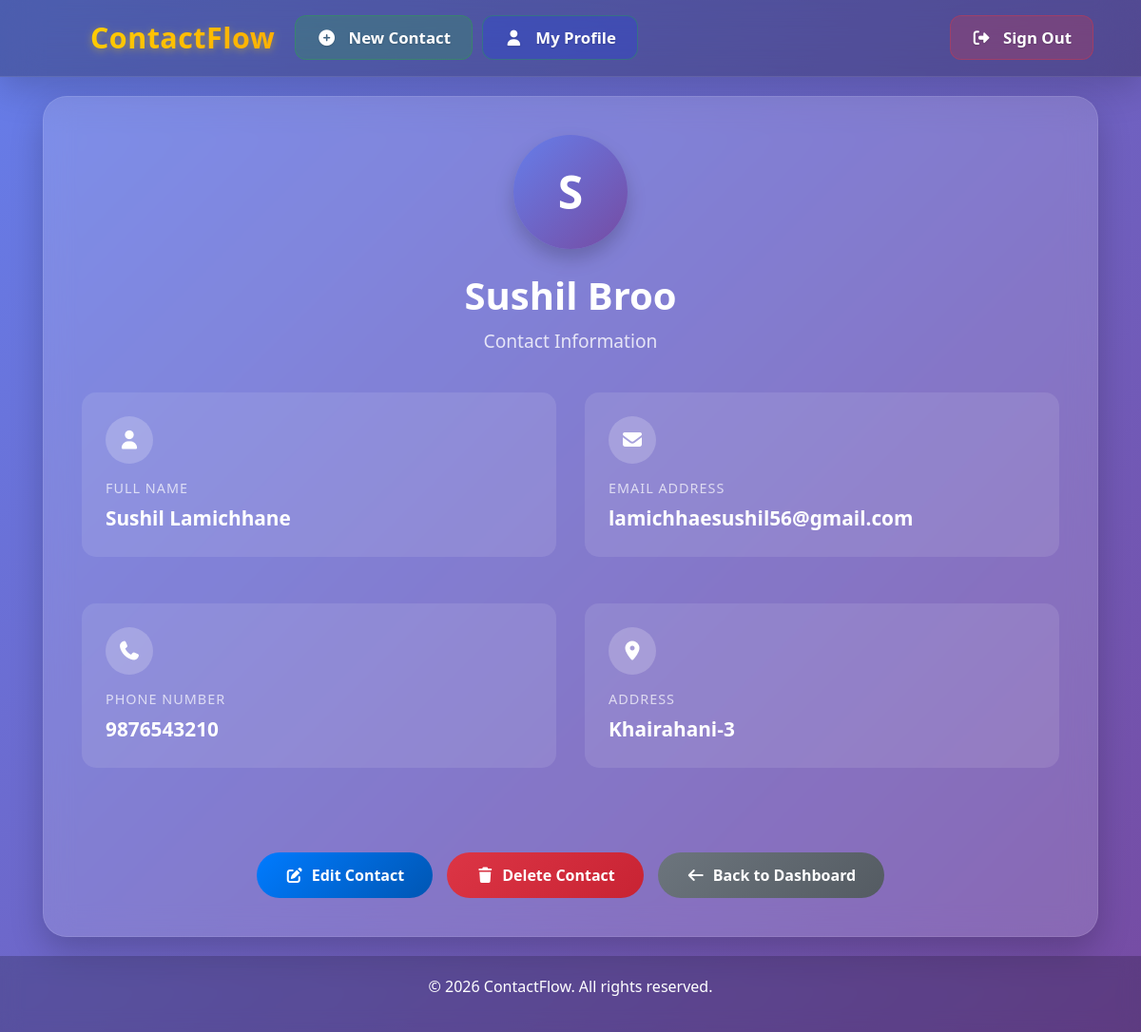
Page /personal_info.php?id=1 on the committed database.
### tables this page shows
CREATE TABLE `contacts` (
  `id` int(11) NOT NULL,
  `full_name` varchar(255) NOT NULL,
  `email` varchar(255) NOT NULL,
  `address` varchar(255) NOT NULL,
  `nickname` varchar(50) NOT NULL,
  `phone_number` varchar(50) NOT NULL,
  `user_id` int(11) NOT NULL,
  `visibility` enum('private','friends_only','public') DEFAULT 'private',
  `shared_by` int(11) DEFAULT NULL,
  `is_favorite` tinyint(1) NOT NULL DEFAULT 0
);

### personal_info.php (the view, shortened to what this page needs)
<!DOCTYPE html>
<html lang="en">
<head>
    <link rel="stylesheet" href="https://maxcdn.bootstrapcdn.com/bootstrap/4.0.0/css/bootstrap.min.css">
    <link rel="stylesheet" href="https://cdnjs.cloudflare.com/ajax/libs/font-awesome/5.15.4/css/all.min.css">
</head>
<body>
<?php
include_once 'header.php';
include_once 'db.php';
$contact = null;
$contact_id = null;
if ($_SERVER['REQUEST_METHOD'] === 'GET' && isset($_GET['id'])) {
    $contact_id = $_GET['id'];
    $stmt = $db->prepare('SELECT * FROM contacts WHERE id = ?');
    $stmt->execute([$contact_id]);
    $contact = $stmt->fetch();
}
?>
<div class="container">
    <?php if ($contact): ?>
        <div class="glass-card">
            <div class="contact-header">
                <div class="contact-avatar-large">
                    <?= strtoupper(substr($contact['nickname'], 0, 1)) ?>
                </div>
                <h1 class="contact-title"><?= htmlspecialchars($contact['nickname']) ?></h1>
                <p class="contact-subtitle">Contact Information</p>
            </div>
            <div class="row">
                <div class="col-md-6 mb-4">
                    <div class="info-card">
                        <div class="info-icon">
                            <i class="fas fa-user"></i>
                        </div>
                        <div class="info-label">Full Name</div>
                        <div class="info-value"><?= htmlspecialchars($contact['full_name']) ?></div>
                    </div>
                </div>
                <div class="col-md-6 mb-4">
                    <div class="info-card">
                        <div class="info-icon">
                            <i class="fas fa-envelope"></i>
                        </div>
                        <div class="info-label">Email Address</div>
                        <div class="info-value">
                            <a href="mailto:<?= htmlspecialchars($contact['email']) ?>" style="color: white; text-decoration: none;">
                                <?= htmlspecialchars($contact['email']) ?>
                            </a>
                        </div>
                    </div>
                </div>
                <div class="col-md-6 mb-4">
                    <div class="info-card">
                        <div class="info-icon">
                            <i class="fas fa-phone"></i>
                        </div>
                        <div class="info-label">Phone Number</div>
                        <div class="info-value">
                            <a href="tel:<?= htmlspecialchars($contact['phone_number']) ?>" style="color: white; text-decoration: none;">
                                <?= htmlspecialchars($contact['phone_number']) ?>
                            </a>
                        </div>
                    </div>
                </div>
                <div class="col-md-6 mb-4">
                    <div class="info-card">
                        <div class="info-icon">
                            <i class="fas fa-map-marker-alt"></i>
                        </div>
                        <div class="info-label">Address</div>
                        <div class="info-value"><?= htmlspecialchars($contact['address']) ?></div>
                    </div>
                </div>
            </div>
            <div class="action-buttons">
                <a href="edit_contact.php?id=<?= $contact_id ?>" class="action-btn btn-edit">
                    <i class="fas fa-edit btn-icon"></i> Edit Contact
                </a>
                <a href="delete_contact.php?id=<?= $contact_id ?>"
                   class="action-btn btn-delete"
                   onclick="return confirm('Are you sure you want to delete this contact? This action cannot be undone.')">
                    <i class="fas fa-trash btn-icon"></i> Delete Contact
                </a>
                <a href="index.php" class="action-btn btn-back">
                    <i class="fas fa-arrow-left btn-icon"></i> Back to Dashboard
                </a>
            </div>
        </div>
    <?php endif; ?>
</div>
<?php include_once 'footer.php'?>
</body>
</html>

### personal_info.php (style rules this page uses)
body { background: linear-gradient(135deg, #667eea 0%, #764ba2 100%); min-height: 100vh; font-family: 'Segoe UI', Tahoma, Geneva, Verdana, sans-serif; }
.glass-card { background: rgba(255, 255, 255, 0.15); backdrop-filter: blur(15px); border-radius: 25px; box-shadow: 0 15px 35px rgba(0, 0, 0, 0.2); padding: 40px; margin: 20px auto; border: 1px solid rgba(255, 255, 255, 0.1); }
.contact-header { text-align: center; margin-bottom: 40px; color: white; }
.contact-avatar-large { width: 120px; height: 120px; background: linear-gradient(135deg, #667eea, #764ba2); border-radius: 50%; display: flex; align-items: center; justify-content: center; font-size: 48px; font-weight: bold; color: white; margin: 0 auto 25px; box-shadow: 0 10px 20px rgba(0, 0, 0, 0.2); }
.contact-title { font-size: 2.5rem; font-weight: 700; margin-bottom: 10px; }
.contact-subtitle { color: rgba(255, 255, 255, 0.8); font-size: 1.2rem; }
.info-card { background: rgba(255, 255, 255, 0.1); border-radius: 15px; padding: 25px; margin-bottom: 25px; color: white; transition: transform 0.3s, background 0.3s; }
.info-icon { width: 50px; height: 50px; background: rgba(255, 255, 255, 0.2); border-radius: 50%; display: flex; align-items: center; justify-content: center; font-size: 20px; margin-bottom: 15px; }
.info-label { color: rgba(255, 255, 255, 0.7); font-size: 0.9rem; text-transform: uppercase; letter-spacing: 1px; margin-bottom: 5px; }
.info-value { font-size: 1.3rem; font-weight: 600; word-break: break-word; }
.action-buttons { display: flex; justify-content: center; gap: 15px; margin-top: 40px; flex-wrap: wrap; }
.action-btn { padding: 12px 30px; border-radius: 50px; font-weight: 600; font-size: 1rem; transition: all 0.3s; border: none; display: flex; align-items: center; justify-content: center; min-width: 140px; }
.btn-edit { background: linear-gradient(135deg, #007bff, #0056b3); color: white; }
.btn-delete { background: linear-gradient(135deg, #dc3545, #c82333); color: white; }
.btn-back { background: linear-gradient(135deg, #6c757d, #545b62); color: white; }
.btn-icon { margin-right: 8px; }
.contact-avatar-large { animation: float 3s ease-in-out infinite; }

### rows in the picture
contacts: nickname "S", nickname "Sushil Broo", full_name "Sushil Lamichhane", email "lamichhaesushil56@gmail.com", phone_number "9876543210", address "Khairahani-3"
